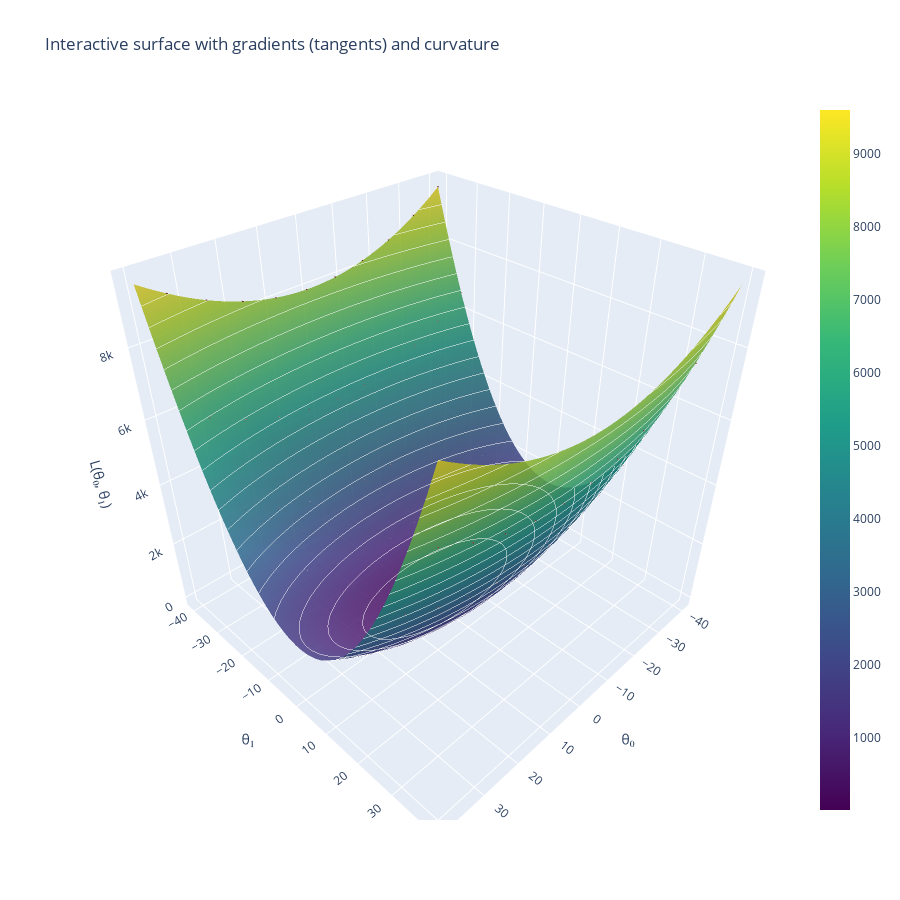

Write notebook code for a chart like this one.
### Code cell
import torch
import numpy as np
import plotly.graph_objects as go

# ----- Generate mesh points -----
n = 40
a0 = torch.linspace(-n, n, n)
a1 = torch.linspace(-n, n, n)

A0, A1 = torch.meshgrid(a0, a1, indexing="ij")
A0.requires_grad_(True)
A1.requires_grad_(True)

# ----- Define curvature / loss function -----
def curve(x, y):
    return x**2 + 5*y**2

# ----- Evaluate -----
c_val = curve(A0, A1)

# ----- Gradients -----
c_val.sum().backward()
G0n = A0.grad
G1n = A1.grad

# ----- Convert to numpy -----
A0n = A0.detach().numpy()
A1n = A1.detach().numpy()
Zn  = c_val.detach().numpy()

# ----- Interactive surface -----
surface = go.Surface(
    x=A0n,
    y=A1n,
    z=Zn,
    colorscale="Viridis",
    opacity=0.85,
    contours={
        "z": {
            "show": True,
            "start": Zn.min(),
            "end": Zn.max(),
            "size": (Zn.max() - Zn.min()) / 20,
            "color": "white"
        }
    }
)

# ----- Gradient vectors (subsample to avoid clutter) -----
step = 4  # increase for fewer arrows

cones = go.Cone(
    x=A0n[::step, ::step].flatten(),
    y=A1n[::step, ::step].flatten(),
    z=Zn[::step, ::step].flatten(),
    u=G0n[::step, ::step].flatten(),
    v=G1n[::step, ::step].flatten(),
    w=np.zeros_like(G0n[::step, ::step].flatten()),
    colorscale="Reds",
    sizemode="absolute",
    sizeref=8,
    showscale=False,
    name="Gradient (tangent)"
)


# ----- Figure -----
fig = go.Figure(data=[surface, cones])

fig.update_layout(
    title="Interactive surface with gradients (tangents) and curvature",
    scene=dict(
        xaxis_title="θ₀",
        yaxis_title="θ₁",
        zaxis_title="L(θ₀, θ₁)",
    ),
    width=900,
    height=900
)

fig.show()
